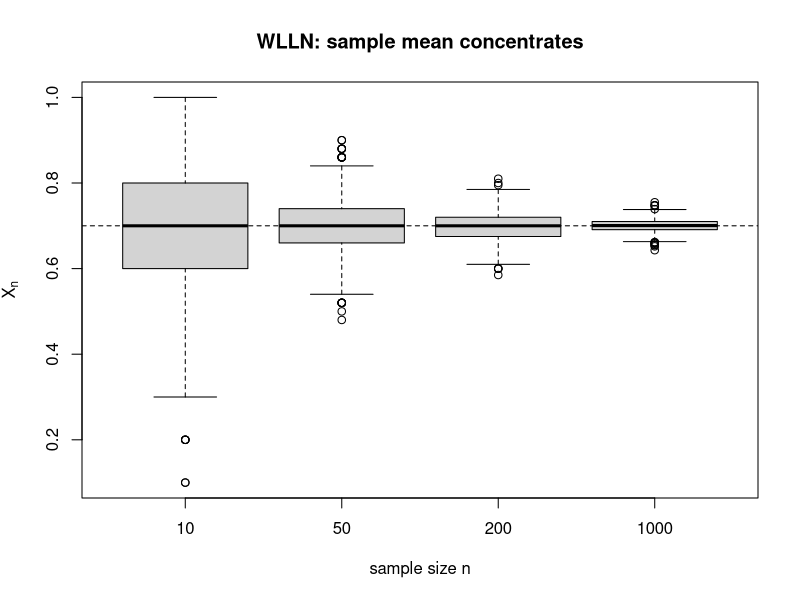
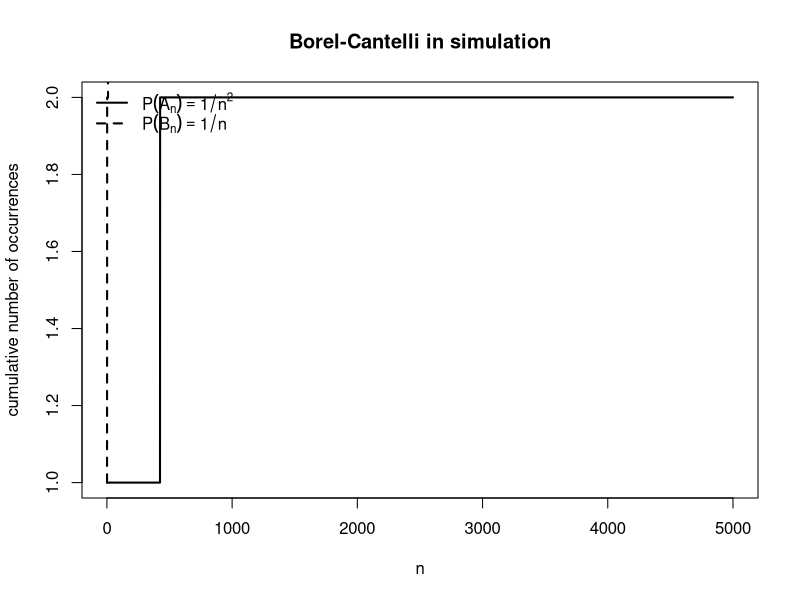
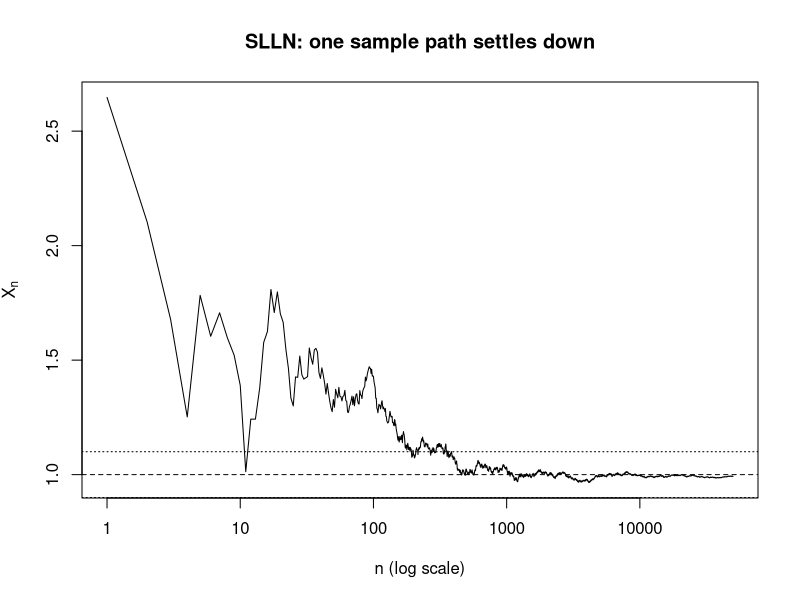
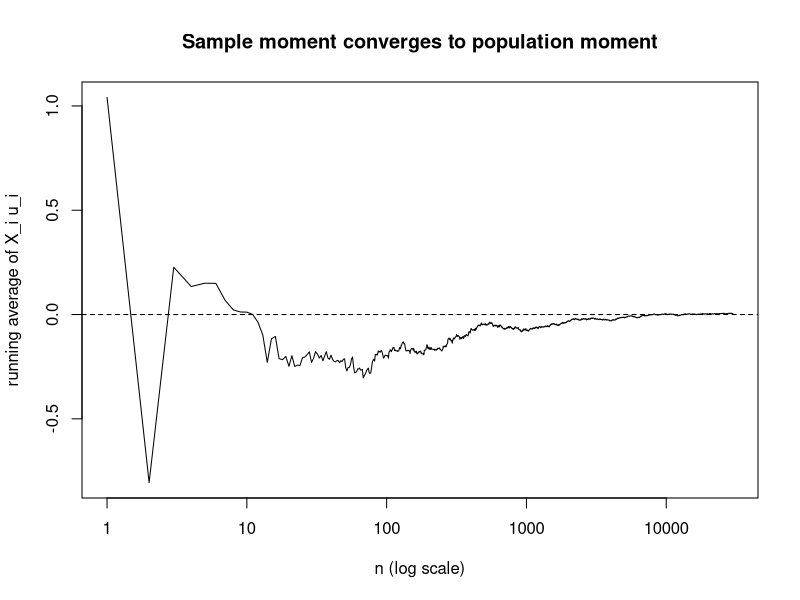

Write R code to recreate these figures, in order.
## ---- chunk 1
#| fig-cap: "Bernoulli(0.7) の標本平均の分布。n が大きくなるほど 0.7 の周りに集中していく。"
set.seed(202501)

R <- 2000
n_grid <- c(10, 50, 200, 1000)

means_list <- lapply(n_grid, function(n){
  x <- matrix(rbinom(n * R, size = 1, prob = 0.7), nrow = n, ncol = R)
  colMeans(x)
})

boxplot(
  means_list,
  names = n_grid,
  xlab = "sample size n",
  ylab = expression(bar(X)[n]),
  main = "WLLN: sample mean concentrates"
)
abline(h = 0.7, lty = 2)
## ---- chunk 2
#| fig-cap: "独立事象の累積発生回数。1/n^2 のケースは早めに頭打ちになりやすく，1/n のケースは遅いが増え続ける。"
set.seed(202502)

N <- 5000
u1 <- runif(N)
u2 <- runif(N)

hits_sq   <- cumsum(u1 <= 1 / (1:N)^2)
hits_harm <- cumsum(u2 <= 1 / (1:N))

plot(
  1:N, hits_sq,
  type = "l",
  lwd = 2,
  xlab = "n",
  ylab = "cumulative number of occurrences",
  main = "Borel-Cantelli in simulation"
)
lines(1:N, hits_harm, lwd = 2, lty = 2)
legend(
  "topleft",
  legend = c(expression(P(A[n])==1/n^2), expression(P(B[n])==1/n)),
  lty = c(1, 2),
  lwd = 2,
  bty = "n"
)
## ---- chunk 3
#| fig-cap: "長い標本経路で見た running average。SLLN は，この曲線がほとんど確実に母平均 1 に落ち着くことを言っている。"
set.seed(202503)

N <- 50000
x <- rnorm(N, mean = 1, sd = 2)
running_mean <- cumsum(x) / (1:N)

plot(
  1:N, running_mean,
  type = "l",
  log = "x",
  xlab = "n (log scale)",
  ylab = expression(bar(X)[n]),
  main = "SLLN: one sample path settles down"
)
abline(h = 1, lty = 2)
abline(h = c(0.9, 1.1), lty = 3)
## ---- chunk 4
#| fig-cap: "モーメント条件 E[X_i u_i]=0 の標本版。OLS や GMM の consistency で本当に使うのはこういう形の SLLN である。"
set.seed(202504)

N <- 30000
x <- rnorm(N)
u <- rnorm(N)

running_moment <- cumsum(x * u) / (1:N)

plot(
  1:N, running_moment,
  type = "l",
  log = "x",
  xlab = "n (log scale)",
  ylab = "running average of X_i u_i",
  main = "Sample moment converges to population moment"
)
abline(h = 0, lty = 2)
